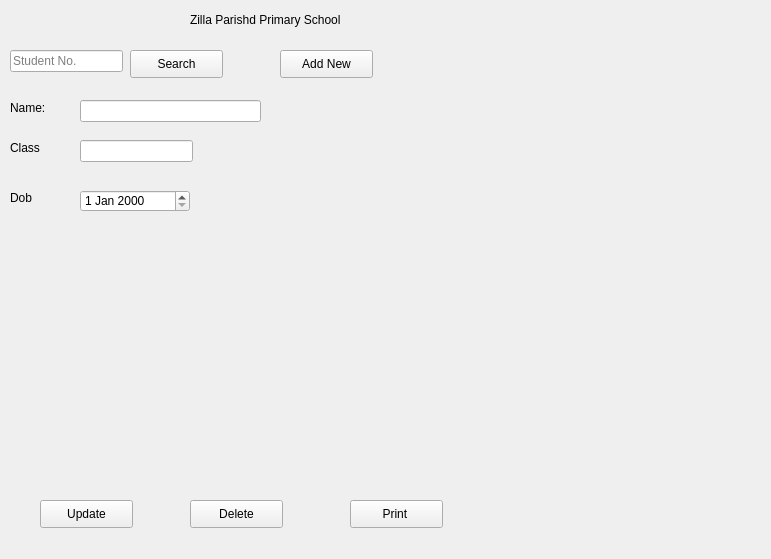
<?xml version="1.0" encoding="UTF-8"?>
<ui version="4.0">
 <class>Form</class>
 <widget class="QWidget" name="Form">
  <property name="geometry">
   <rect>
    <x>0</x>
    <y>0</y>
    <width>771</width>
    <height>559</height>
   </rect>
  </property>
  <property name="windowTitle">
   <string>Form</string>
  </property>
  <widget class="QLabel" name="label">
   <property name="geometry">
    <rect>
     <x>190</x>
     <y>10</y>
     <width>221</width>
     <height>20</height>
    </rect>
   </property>
   <property name="text">
    <string>Zilla Parishd Primary School</string>
   </property>
  </widget>
  <widget class="QLineEdit" name="lineEdit">
   <property name="geometry">
    <rect>
     <x>10</x>
     <y>50</y>
     <width>113</width>
     <height>22</height>
    </rect>
   </property>
   <property name="placeholderText">
    <string>Student No.</string>
   </property>
  </widget>
  <widget class="QPushButton" name="pushButton">
   <property name="geometry">
    <rect>
     <x>130</x>
     <y>50</y>
     <width>93</width>
     <height>28</height>
    </rect>
   </property>
   <property name="text">
    <string>Search</string>
   </property>
  </widget>
  <widget class="QLineEdit" name="lineEdit_2">
   <property name="geometry">
    <rect>
     <x>80</x>
     <y>100</y>
     <width>181</width>
     <height>22</height>
    </rect>
   </property>
  </widget>
  <widget class="QLabel" name="label_2">
   <property name="geometry">
    <rect>
     <x>10</x>
     <y>100</y>
     <width>55</width>
     <height>16</height>
    </rect>
   </property>
   <property name="text">
    <string>Name:</string>
   </property>
  </widget>
  <widget class="QPushButton" name="pushButton_2">
   <property name="geometry">
    <rect>
     <x>40</x>
     <y>500</y>
     <width>93</width>
     <height>28</height>
    </rect>
   </property>
   <property name="text">
    <string>Update</string>
   </property>
  </widget>
  <widget class="QPushButton" name="pushButton_3">
   <property name="geometry">
    <rect>
     <x>280</x>
     <y>50</y>
     <width>93</width>
     <height>28</height>
    </rect>
   </property>
   <property name="text">
    <string>Add New</string>
   </property>
  </widget>
  <widget class="QPushButton" name="pushButton_4">
   <property name="geometry">
    <rect>
     <x>190</x>
     <y>500</y>
     <width>93</width>
     <height>28</height>
    </rect>
   </property>
   <property name="text">
    <string>Delete</string>
   </property>
  </widget>
  <widget class="QPushButton" name="please">
   <property name="geometry">
    <rect>
     <x>350</x>
     <y>500</y>
     <width>93</width>
     <height>28</height>
    </rect>
   </property>
   <property name="text">
    <string>Print </string>
   </property>
   <property name="checkable">
    <bool>false</bool>
   </property>
   <property name="autoDefault">
    <bool>false</bool>
   </property>
  </widget>
  <widget class="QLabel" name="label_3">
   <property name="geometry">
    <rect>
     <x>10</x>
     <y>140</y>
     <width>55</width>
     <height>16</height>
    </rect>
   </property>
   <property name="text">
    <string>Class</string>
   </property>
  </widget>
  <widget class="QLineEdit" name="classLineEdit">
   <property name="geometry">
    <rect>
     <x>80</x>
     <y>140</y>
     <width>113</width>
     <height>22</height>
    </rect>
   </property>
   <property name="font">
    <font>
     <family>Kruti Dev 010</family>
    </font>
   </property>
  </widget>
  <widget class="QDateEdit" name="dateEdit">
   <property name="geometry">
    <rect>
     <x>80</x>
     <y>190</y>
     <width>110</width>
     <height>22</height>
    </rect>
   </property>
  </widget>
  <widget class="QLabel" name="label_4">
   <property name="geometry">
    <rect>
     <x>10</x>
     <y>190</y>
     <width>55</width>
     <height>16</height>
    </rect>
   </property>
   <property name="text">
    <string>Dob</string>
   </property>
  </widget>
 </widget>
 <resources/>
 <connections>
  <connection>
   <sender>please</sender>
   <signal>clicked()</signal>
   <receiver>label_2</receiver>
   <slot>clear()</slot>
   <hints>
    <hint type="sourcelabel">
     <x>396</x>
     <y>513</y>
    </hint>
    <hint type="destinationlabel">
     <x>37</x>
     <y>107</y>
    </hint>
   </hints>
  </connection>
 </connections>
</ui>
